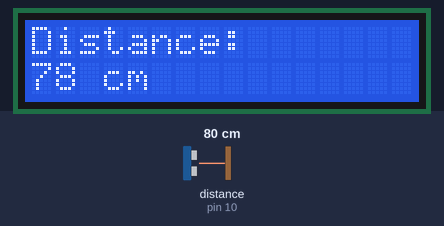
Recording of a sketch running on a simulated Arduino Uno, built with avr-gcc and run on an emulated ATmega328P. On the bench: 16×2 character LCD. Wiring (inferred from the names in the program): ultrasonic range finder: trigger pin 9; echo pin 10. The test bench sets the inputs (shaded band); at power-on: distance to the obstacle (sensor on pin 10) 80 cm. The echo pulse lasts 58.3 µs per cm.

Above: at 2.7 s.
2.8 s: distance to the obstacle (sensor on pin 10) set to 2 cm
At 4.2 s:
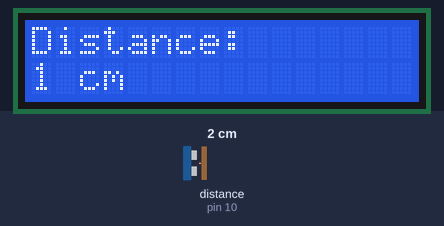
4.5 s: distance to the obstacle (sensor on pin 10) set to 4 cm
At 5.7 s:
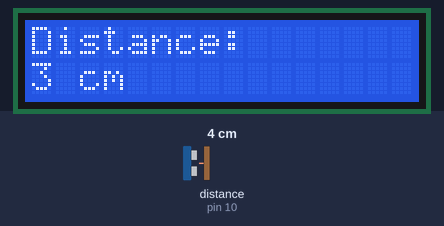
6.1 s: distance to the obstacle (sensor on pin 10) set to 9 cm
At 7.2 s:
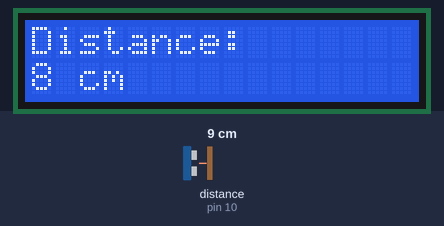
Timing chart, 0 to 9.1 s (numbered marks = the images above; inputs shaded):
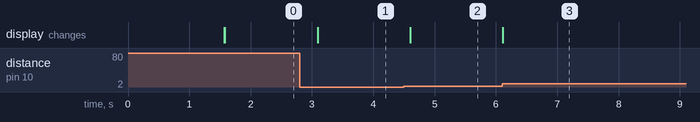

Measured:
- after the input at 2.8 s, the display: changes after 0.29 s (image 1)
- after the input at 4.5 s, the display: changes after 0.10 s (image 2)
- after the input at 6.1 s, the display: changes at once (image 3)

The sketch:

Distance_Meter_LCD.ino
```cpp
#include	<LiquidCrystal.h>
LiquidCrystal	lcd(12,	11,	5,	4,	3,	2);			//	RS,	E,	DB4,	DB5,	DB6,	DB7
#define	trigPin	9
#define	echoPin	10
void	setup()	{
lcd.begin(16,	2);
pinMode(trigPin,	OUTPUT);
pinMode(echoPin,	INPUT);
lcd.print("Distance	Meter");
delay(1500);
lcd.clear();
}
void	loop()	{
long	duration,	distance;
digitalWrite(trigPin,	LOW);
delayMicroseconds(2);
digitalWrite(trigPin,	HIGH);
delayMicroseconds(10);
digitalWrite(trigPin,	LOW);
duration	=	pulseIn(echoPin,	HIGH);
distance	=	duration	*	0.034	/	2;
lcd.setCursor(0,	0);
lcd.print("Distance:");
lcd.setCursor(0,	1);
lcd.print(distance);
lcd.print("	cm	");
delay(500);
}
```
